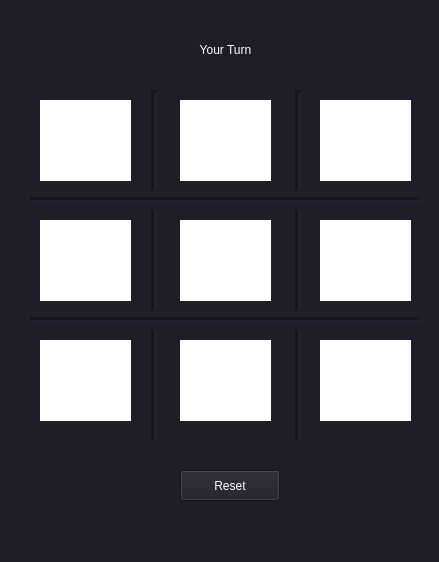
<?xml version="1.0" encoding="UTF-8"?>
<ui version="4.0">
 <class>MainWindow</class>
 <widget class="QMainWindow" name="MainWindow">
  <property name="enabled">
   <bool>true</bool>
  </property>
  <property name="geometry">
   <rect>
    <x>0</x>
    <y>0</y>
    <width>439</width>
    <height>562</height>
   </rect>
  </property>
  <property name="windowTitle">
   <string>Tic Tac Toe</string>
  </property>
  <property name="autoFillBackground">
   <bool>false</bool>
  </property>
  <property name="styleSheet">
   <string notr="true">background:rgb(30, 30, 40)</string>
  </property>
  <property name="animated">
   <bool>true</bool>
  </property>
  <property name="tabShape">
   <enum>QTabWidget::Rounded</enum>
  </property>
  <widget class="QWidget" name="centralwidget">
   <widget class="QLabel" name="l00">
    <property name="enabled">
     <bool>true</bool>
    </property>
    <property name="geometry">
     <rect>
      <x>40</x>
      <y>100</y>
      <width>91</width>
      <height>81</height>
     </rect>
    </property>
    <property name="styleSheet">
     <string notr="true">background:white;</string>
    </property>
    <property name="text">
     <string/>
    </property>
    <property name="scaledContents">
     <bool>true</bool>
    </property>
   </widget>
   <widget class="Line" name="line">
    <property name="geometry">
     <rect>
      <x>146</x>
      <y>90</y>
      <width>16</width>
      <height>351</height>
     </rect>
    </property>
    <property name="styleSheet">
     <string notr="true">color:red;</string>
    </property>
    <property name="lineWidth">
     <number>3</number>
    </property>
    <property name="orientation">
     <enum>Qt::Vertical</enum>
    </property>
   </widget>
   <widget class="QLabel" name="l01">
    <property name="geometry">
     <rect>
      <x>180</x>
      <y>100</y>
      <width>91</width>
      <height>81</height>
     </rect>
    </property>
    <property name="styleSheet">
     <string notr="true">background-color:white;</string>
    </property>
    <property name="text">
     <string/>
    </property>
    <property name="scaledContents">
     <bool>true</bool>
    </property>
   </widget>
   <widget class="Line" name="line_2">
    <property name="geometry">
     <rect>
      <x>290</x>
      <y>90</y>
      <width>16</width>
      <height>351</height>
     </rect>
    </property>
    <property name="styleSheet">
     <string notr="true">color:red;</string>
    </property>
    <property name="lineWidth">
     <number>3</number>
    </property>
    <property name="orientation">
     <enum>Qt::Vertical</enum>
    </property>
   </widget>
   <widget class="QLabel" name="l02">
    <property name="geometry">
     <rect>
      <x>320</x>
      <y>100</y>
      <width>91</width>
      <height>81</height>
     </rect>
    </property>
    <property name="styleSheet">
     <string notr="true">background:white;</string>
    </property>
    <property name="text">
     <string/>
    </property>
    <property name="scaledContents">
     <bool>true</bool>
    </property>
   </widget>
   <widget class="Line" name="line_3">
    <property name="geometry">
     <rect>
      <x>30</x>
      <y>190</y>
      <width>391</width>
      <height>20</height>
     </rect>
    </property>
    <property name="styleSheet">
     <string notr="true">color:red;</string>
    </property>
    <property name="lineWidth">
     <number>3</number>
    </property>
    <property name="orientation">
     <enum>Qt::Horizontal</enum>
    </property>
   </widget>
   <widget class="QLabel" name="l10">
    <property name="geometry">
     <rect>
      <x>40</x>
      <y>220</y>
      <width>91</width>
      <height>81</height>
     </rect>
    </property>
    <property name="styleSheet">
     <string notr="true">background:white;</string>
    </property>
    <property name="text">
     <string/>
    </property>
    <property name="scaledContents">
     <bool>true</bool>
    </property>
   </widget>
   <widget class="QLabel" name="l11">
    <property name="geometry">
     <rect>
      <x>180</x>
      <y>220</y>
      <width>91</width>
      <height>81</height>
     </rect>
    </property>
    <property name="styleSheet">
     <string notr="true">background:white;</string>
    </property>
    <property name="text">
     <string/>
    </property>
    <property name="scaledContents">
     <bool>true</bool>
    </property>
   </widget>
   <widget class="QLabel" name="l12">
    <property name="geometry">
     <rect>
      <x>320</x>
      <y>220</y>
      <width>91</width>
      <height>81</height>
     </rect>
    </property>
    <property name="styleSheet">
     <string notr="true">background:white;</string>
    </property>
    <property name="text">
     <string/>
    </property>
    <property name="scaledContents">
     <bool>true</bool>
    </property>
   </widget>
   <widget class="Line" name="line_4">
    <property name="geometry">
     <rect>
      <x>30</x>
      <y>310</y>
      <width>391</width>
      <height>20</height>
     </rect>
    </property>
    <property name="styleSheet">
     <string notr="true">color:red;</string>
    </property>
    <property name="lineWidth">
     <number>3</number>
    </property>
    <property name="orientation">
     <enum>Qt::Horizontal</enum>
    </property>
   </widget>
   <widget class="QLabel" name="l20">
    <property name="enabled">
     <bool>true</bool>
    </property>
    <property name="geometry">
     <rect>
      <x>40</x>
      <y>340</y>
      <width>91</width>
      <height>81</height>
     </rect>
    </property>
    <property name="styleSheet">
     <string notr="true">background:white;</string>
    </property>
    <property name="text">
     <string/>
    </property>
    <property name="scaledContents">
     <bool>true</bool>
    </property>
   </widget>
   <widget class="QLabel" name="l21">
    <property name="geometry">
     <rect>
      <x>180</x>
      <y>340</y>
      <width>91</width>
      <height>81</height>
     </rect>
    </property>
    <property name="styleSheet">
     <string notr="true">background:white;</string>
    </property>
    <property name="text">
     <string/>
    </property>
    <property name="scaledContents">
     <bool>true</bool>
    </property>
   </widget>
   <widget class="QLabel" name="l22">
    <property name="geometry">
     <rect>
      <x>320</x>
      <y>340</y>
      <width>91</width>
      <height>81</height>
     </rect>
    </property>
    <property name="styleSheet">
     <string notr="true">background:white;</string>
    </property>
    <property name="text">
     <string/>
    </property>
    <property name="scaledContents">
     <bool>true</bool>
    </property>
   </widget>
   <widget class="QLabel" name="label">
    <property name="geometry">
     <rect>
      <x>40</x>
      <y>29</y>
      <width>371</width>
      <height>41</height>
     </rect>
    </property>
    <property name="styleSheet">
     <string notr="true">color:white;</string>
    </property>
    <property name="text">
     <string>Your Turn</string>
    </property>
    <property name="alignment">
     <set>Qt::AlignCenter</set>
    </property>
   </widget>
   <widget class="QPushButton" name="Reset">
    <property name="geometry">
     <rect>
      <x>180</x>
      <y>470</y>
      <width>100</width>
      <height>31</height>
     </rect>
    </property>
    <property name="styleSheet">
     <string notr="true">color:white;</string>
    </property>
    <property name="text">
     <string>Reset</string>
    </property>
   </widget>
  </widget>
 </widget>
 <resources/>
 <connections/>
</ui>
